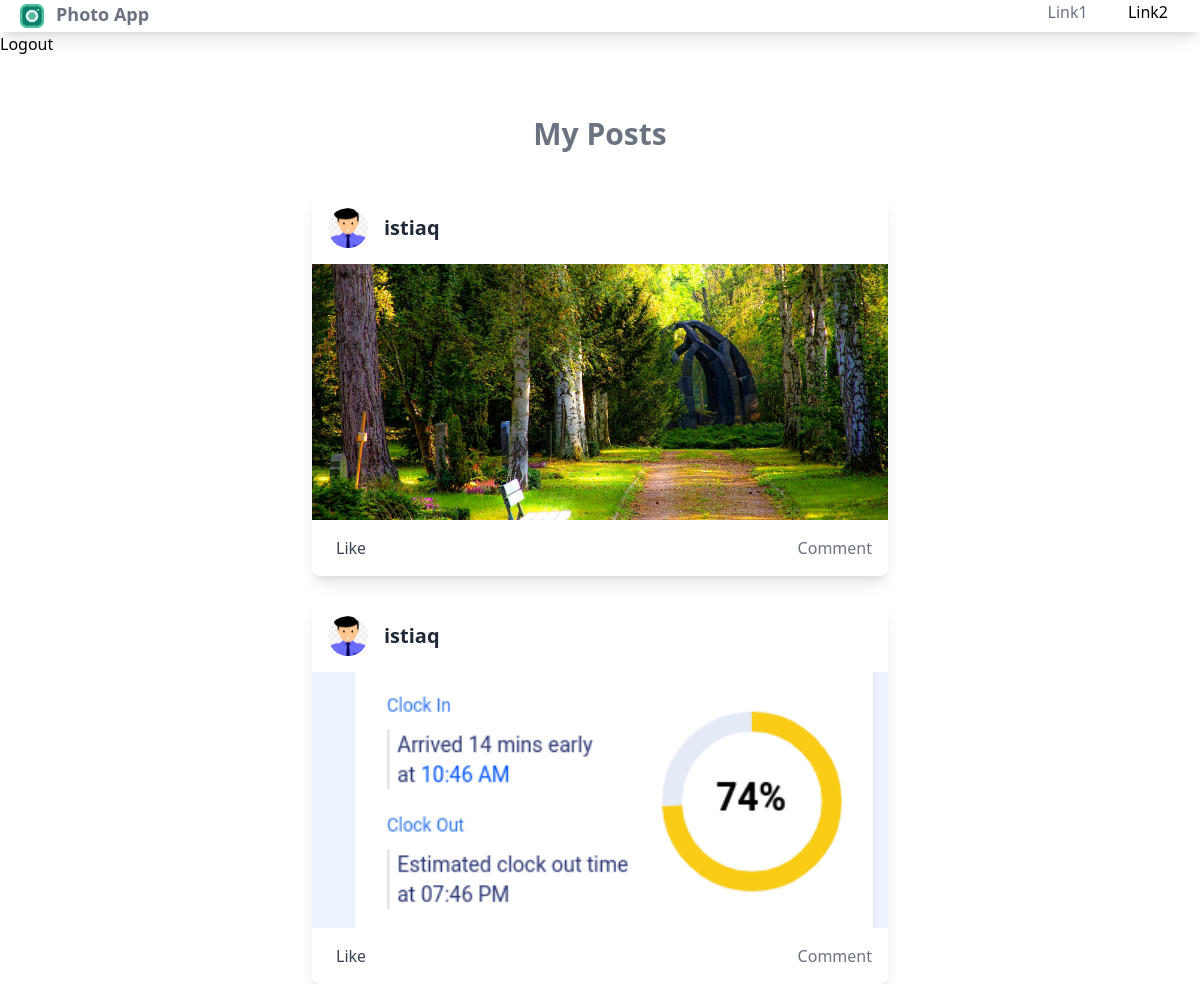
The app's page /users/index/ (signed in) with its own data.
### Post/models.py (models this page shows, shortened)
class Post(models.Model):
    user=models.ForeignKey(settings.AUTH_USER_MODEL,on_delete=models.CASCADE)
    image=models.ImageField(upload_to='images/%Y/%m/%d')
    caption=models.TextField(blank=True)
    title=models.CharField(max_length=120)
    slug=models.SlugField(max_length=200,blank=True)
    liked_by=models.ManyToManyField(settings.AUTH_USER_MODEL,related_name='posts_liked',blank=True)
    created=models.DateField(auto_now=True)

### users/models.py (models this page shows, shortened)
class Profile(models.Model):
    user=models.OneToOneField(settings.AUTH_USER_MODEL,on_delete=models.CASCADE)
    photo=models.ImageField(upload_to='users/%Y/%m/%d',blank=True)

### users/views.py (the view)
# urls.py: path('index/',views.index,name='index'),
def index(request):
    current_user=request.user
    posts=Post.objects.filter(user=current_user).all()
    profile=Profile.objects.filter(user=current_user).first()
    return render(request,'index.html',{'posts':posts,'profile':profile})

### users/templates/index.html (shortened to what this page needs)
{% extends 'base.html' %}
{% block body %}
   <div class="flex justify-center mt-5 p-10">
        <h2 class="text-3xl font-semibold text-gray-500">My Posts</h2>
   </div>
   <div class="flex justify-center">
       <div class="flex flex-col gap-6 items-center w-full max-w-xl">
            {% for post in posts %}
            <a href="#" class="w-full">
                <div class="rounded-lg overflow-hidden bg-white shadow-lg transition transform hover:scale-105 duration-300">
                    <div class="flex items-center p-4">
                        <img class="h-10 w-10 rounded-full" src="{{ profile.photo.url }}" alt="Profile Photo">
                        <span class="ml-4 text-xl font-semibold text-gray-800">{{ profile.user }}</span>
                    </div>
                    <div class="overflow-hidden">
                        <img class="w-full h-64 object-cover" src="{{ post.image.url }}" alt="Post Image">
                    </div>
                    <div class="p-4 flex justify-between items-center">
                        <div class="icon-container flex items-center space-x-2">
                            <span class="text-gray-700 group-hover:text-gray-900">Like</span>
                        </div>
                        <div class="text-gray-500 group-hover:text-gray-800">
                             Comment
                        </div>
                    </div>
                </div>
            </a>
            {% endfor %}
        </div>
   </div>
{% endblock %}

### users/static/users/styles.css (style rules this page uses)
html, :host { line-height: 1.5; -webkit-text-size-adjust: 100%; -moz-tab-size: 4; -o-tab-size: 4; tab-size: 4; font-family: ui-sans-serif, system-ui, sans-serif, "Apple Color Emoji", "Segoe UI Emoji", "Segoe UI Symbol", "Noto Color Emoji"; font-feature-settings: normal; font-variation-settings: normal; -webkit-tap-highlight-color: transparent; }
body { margin: 0; line-height: inherit; }
h1, h2, h3, h4, h5, h6 { font-size: inherit; font-weight: inherit; }
a { color: inherit; text-decoration: inherit; }
blockquote, dl, dd, h1, h2, h3, h4, h5, h6, hr, figure, p, pre { margin: 0; }
img, svg, video, canvas, audio, iframe, embed, object { display: block; vertical-align: middle; }
img, video { max-width: 100%; height: auto; }
.mt-5 { margin-top: 1.25rem; }
.ml-4 { margin-left: 1rem; }
.flex { display: flex; }
.h-10 { height: 2.5rem; }
.h-64 { height: 16rem; }
.w-full { width: 100%; }
.w-10 { width: 2.5rem; }
.max-w-xl { max-width: 36rem; }
.transform { transform: translate(var(--tw-translate-x), var(--tw-translate-y)) rotate(var(--tw-rotate)) skewX(var(--tw-skew-x)) skewY(var(--tw-skew-y)) scaleX(var(--tw-scale-x)) scaleY(var(--tw-scale-y)); }
.flex-col { flex-direction: column; }
.items-center { align-items: center; }
.justify-center { justify-content: center; }
.justify-between { justify-content: space-between; }
.gap-6 { gap: 1.5rem; }
.space-x-2 > :not([hidden]) ~ :not([hidden]) { --tw-space-x-reverse: 0; margin-right: calc(0.5rem * var(--tw-space-x-reverse)); margin-left: calc(0.5rem * calc(1 - var(--tw-space-x-reverse))); }
.overflow-hidden { overflow: hidden; }
.rounded-full { border-radius: 9999px; }
.rounded-lg { border-radius: 0.5rem; }
.bg-white { --tw-bg-opacity: 1; background-color: rgb(255 255 255 / var(--tw-bg-opacity)); }
.object-cover { -o-object-fit: cover; object-fit: cover; }
.p-10 { padding: 2.5rem; }
.p-4 { padding: 1rem; }
.text-3xl { font-size: 1.875rem; line-height: 2.25rem; }
.text-xl { font-size: 1.25rem; line-height: 1.75rem; }
.font-semibold { font-weight: 600; }
.text-gray-500 { --tw-text-opacity: 1; color: rgb(107 114 128 / var(--tw-text-opacity)); }
.text-gray-700 { --tw-text-opacity: 1; color: rgb(55 65 81 / var(--tw-text-opacity)); }
.text-gray-800 { --tw-text-opacity: 1; color: rgb(31 41 55 / var(--tw-text-opacity)); }
.shadow-lg { --tw-shadow: 0 10px 15px -3px rgb(0 0 0 / 0.1), 0 4px 6px -4px rgb(0 0 0 / 0.1); --tw-shadow-colored: 0 10px 15px -3px var(--tw-shadow-color), 0 4px 6px -4px var(--tw-shadow-color); box-shadow: var(--tw-ring-offset-shadow, 0 0 #0000), var(--tw-ring-shadow, 0 0 #0000), var(--tw-shadow); }
.transition { transition-property: color, background-color, border-color, text-decoration-color, fill, stroke, opacity, box-shadow, transform, filter, -webkit-backdrop-filter; transition-property: color, background-color, border-color, text-decoration-color, fill, stroke, opacity, box-shadow, transform, filter, backdrop-filter; transition-property: color, background-color, border-color, text-decoration-color, fill, stroke, opacity, box-shadow, transform, filter, backdrop-filter, -webkit-backdrop-filter; transition-timing-function: cubic-bezier(0.4, 0, 0.2, 1); transition-duration: 150ms; }
.duration-300 { transition-duration: 300ms; }

### records on screen
Post: photo (picture), image (picture)
Profile: user "istiaq"
Post: photo (picture), image (picture)
